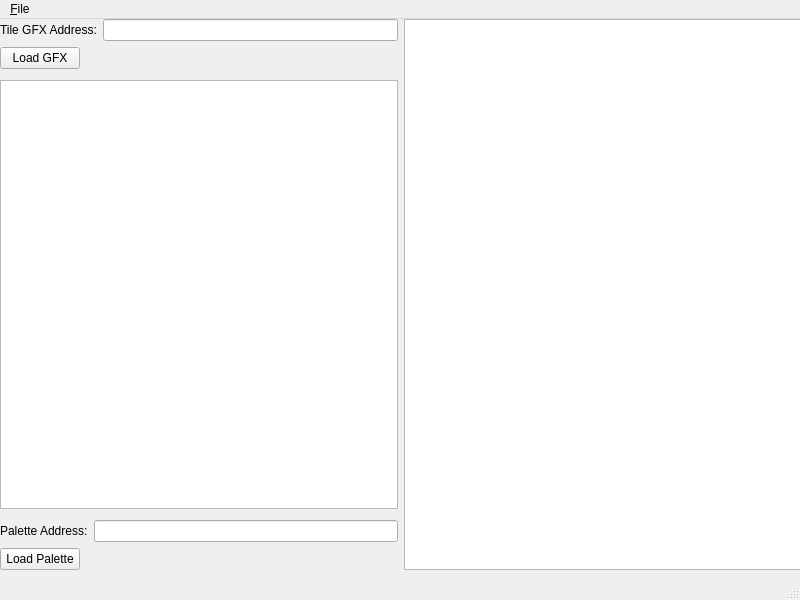
<?xml version="1.0" encoding="UTF-8"?>
<ui version="4.0">
 <class>OAMSpriteCreator</class>
 <widget class="QMainWindow" name="OAMSpriteCreator">
  <property name="geometry">
   <rect>
    <x>0</x>
    <y>0</y>
    <width>800</width>
    <height>600</height>
   </rect>
  </property>
  <property name="windowTitle">
   <string>OAM Sprite Editor</string>
  </property>
  <widget class="QWidget" name="centralwidget">
   <widget class="QWidget" name="horizontalLayoutWidget">
    <property name="geometry">
     <rect>
      <x>0</x>
      <y>0</y>
      <width>801</width>
      <height>551</height>
     </rect>
    </property>
    <layout class="QHBoxLayout" name="horizontalLayout">
     <item>
      <layout class="QVBoxLayout" name="verticalLayout_2">
       <item>
        <layout class="QFormLayout" name="formLayout">
         <item row="1" column="0">
          <widget class="QLabel" name="label">
           <property name="text">
            <string>Tile GFX Address:</string>
           </property>
          </widget>
         </item>
         <item row="1" column="1">
          <widget class="QLineEdit" name="tileGFXAddressInput"/>
         </item>
         <item row="2" column="0">
          <widget class="QPushButton" name="loadTileGFXButton">
           <property name="text">
            <string>Load GFX</string>
           </property>
          </widget>
         </item>
        </layout>
       </item>
       <item>
        <spacer name="horizontalSpacer">
         <property name="orientation">
          <enum>Qt::Horizontal</enum>
         </property>
         <property name="sizeHint" stdset="0">
          <size>
           <width>40</width>
           <height>5</height>
          </size>
         </property>
        </spacer>
       </item>
       <item>
        <widget class="QGraphicsView" name="tilePickerGraphicsView"/>
       </item>
       <item>
        <spacer name="horizontalSpacer_2">
         <property name="orientation">
          <enum>Qt::Horizontal</enum>
         </property>
         <property name="sizeHint" stdset="0">
          <size>
           <width>40</width>
           <height>5</height>
          </size>
         </property>
        </spacer>
       </item>
       <item>
        <layout class="QFormLayout" name="formLayout_2">
         <item row="1" column="0">
          <widget class="QLabel" name="label_2">
           <property name="text">
            <string>Palette Address:</string>
           </property>
          </widget>
         </item>
         <item row="1" column="1">
          <widget class="QLineEdit" name="paletteAddressInput"/>
         </item>
         <item row="2" column="0">
          <widget class="QPushButton" name="loadPaletteButton">
           <property name="text">
            <string>Load Palette</string>
           </property>
          </widget>
         </item>
        </layout>
       </item>
      </layout>
     </item>
     <item>
      <layout class="QGridLayout" name="gridLayout_3">
       <item row="0" column="0">
        <widget class="QGraphicsView" name="frameEditorGraphicsView"/>
       </item>
      </layout>
     </item>
    </layout>
   </widget>
  </widget>
  <widget class="QMenuBar" name="menubar">
   <property name="geometry">
    <rect>
     <x>0</x>
     <y>0</y>
     <width>800</width>
     <height>20</height>
    </rect>
   </property>
   <widget class="QMenu" name="menu_File">
    <property name="title">
     <string>&amp;File</string>
    </property>
    <addaction name="action_Save_OAM_Data"/>
   </widget>
   <addaction name="menu_File"/>
  </widget>
  <widget class="QStatusBar" name="statusbar"/>
  <action name="action_Save_OAM_Data">
   <property name="text">
    <string>&amp;Save OAM Data...</string>
   </property>
  </action>
 </widget>
 <resources/>
 <connections/>
</ui>
